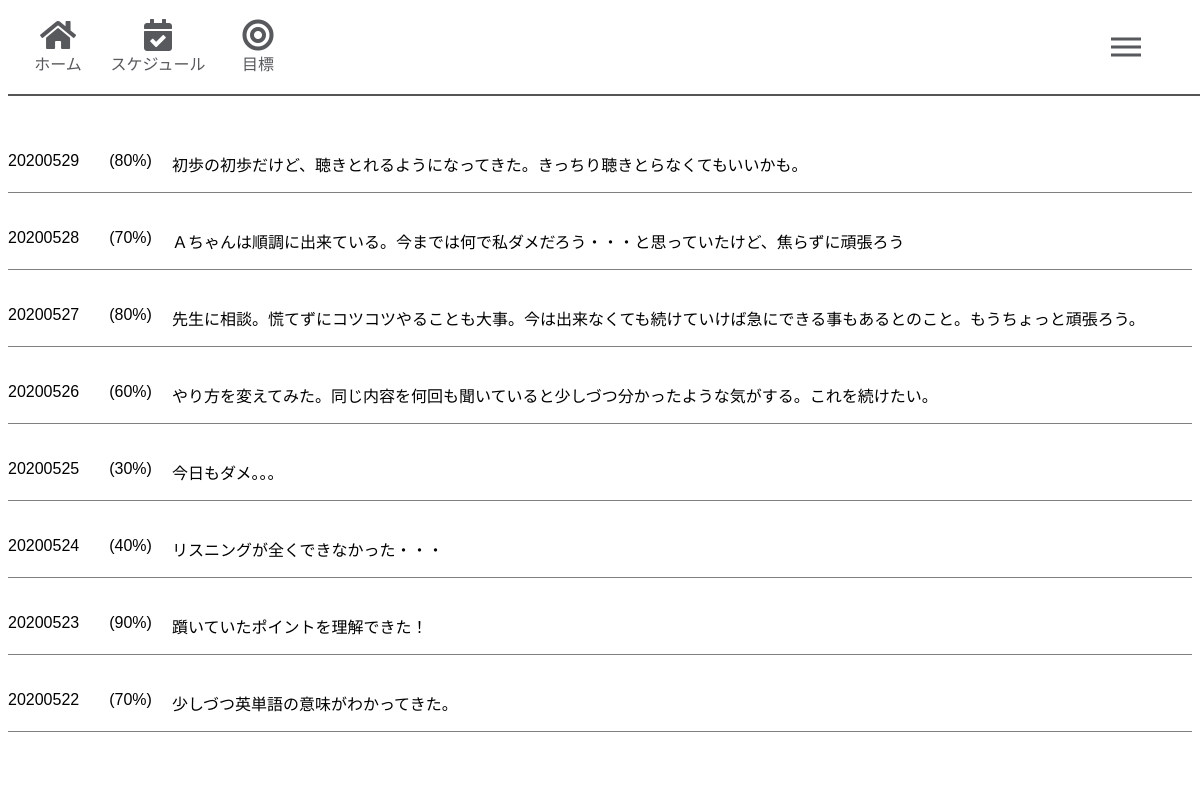
The app's page /log_list (signed in) with its own data.
### tables this page shows
CREATE TABLE "logs" (
	"logid"	INTEGER NOT NULL PRIMARY KEY AUTOINCREMENT,
	"logday"	date,
	"log_hyouka"	INTEGER,
	"log_txt"	TEXT,
	"userid"	INTEGER
);

### app.py (the view)
@app.route("/log_list")
def log_list_post():
    if 'userid' in session :
        userid = session['userid']
        print(userid)
        conn = sqlite3.connect('studymanage.db')
        c = conn.cursor()
        c.execute("select logid,logday,log_hyouka,log_txt from logs where userid = ? order by logid DESC", (userid,))
        log_list = []
        for row in c.fetchall():
            log_list.append({"logid" : row[0],"logday" : row[1], "log_hyouka" : row[2], "log_txt" : row[3]})
        c.close()
        return render_template("log_list.html" , log_list = log_list)
    else:
        return render_template("login.html")

### templates/log_list.html
{% extends "base.html"%}
{% block content %}
<p class="log_list_text"></p>
  {% for item in log_list %}
  <div class="log">
    <div class="day">
      <p>{{item["logday"]}}</p>
    </div>
    <div class="previos">
      <p>({{item["log_hyouka"]}}</p>
      <p>%)</p>
    </div>
    <p>{{item["log_txt"]}}</p>
  </div>
    {% endfor %}
  {% endblock %}

### templates/base.html (shortened to what this page needs)
<!DOCTYPE html>
<html lang="ja">
<head>
    <link href="https://use.fontawesome.com/releases/v5.6.1/css/all.css" rel="stylesheet">
    <link rel="stylesheet" href="../static/css/style.css">
</head>
<body style="margin-top: 0;">
    <header>
        <nav>
            <ul class="header_link">
                <li><a href="/todotop"><i class="fas fa-home fa-2x"></i>ホーム</a></li>
                <li><a href="/schedule_list"><i class="fas fa-calendar-check fa-2x"></i>スケジュール</a></li>
                <li><a href="/targettop"><i class="fas fa-bullseye fa-2x"></i>目標</a></li>
            </ul>
            <div class="hum_menu">
                <div class="buns"></div>
                <div class="patty"></div>
                <div class="buns"></div>
            </div>
            <ul class="hum_link">
                <li><a href="/bookmanage">教材</a></li>
                <li><a href="/log_list">過去の記録</a></li>
                <li><a href="/userinfo">ユーザー情報変更</a></li>
            </ul>
        </nav>
    </header>
    {% block content %}
    {% endblock %}
</body>
</html>

### static/css/style.css (style rules this page uses)
body { font-family: sans-serif; }
header { height: 60px; text-align: center; position: fixed; width: 100%; }
nav { height: 10vh; }
.header_link { display: flex; list-style: none; border-bottom: solid 2px #555; background-color: white; padding: initial; margin-top: 0; margin-bottom: 0; }
.header_link li { width: 100px; justify-content: space-around; flex-direction: column; height: 94px; }
.header_link li a { width: 100px; display: flex; justify-content: space-around; height: 94px; flex-direction: column; justify-content: center; align-items: center; text-decoration: none; color: #57595C; }
.hum_link li a { color: #57595C; text-decoration: none; font-size: 15px; width: 318px; max-width: 340px; padding: 20px 10px; display: flex; letter-spacing: 0.1em; border-bottom: 4px solid gray; border-radius: 8px; margin-top: 20px; box-shadow: 3px 3px 6px -2px #555, 3px 3px 8px rgba(255, 255, 255, 0.8) inset; ; border: none; }
.buns, .patty { width: 30px; height: 3px; background-color: #57595C; margin: 5px; }
nav { position: relative; height: 94px; }
.hum_menu { position: absolute; right: 5%; top: 50%; transform: translate(-5%, -50%); cursor: pointer; z-index: 2; }
.hum_link { position: fixed; background-color: white; height: 100vh; width: 100%; flex-direction: column; clip-path: circle(50px at 90% -10%); -webkit-clip-path: circle(50px at 90% -10%); transition: all is ease-in-out; padding: initial; margin-top: 0; }
.log { padding-top: 20px; display: flex; border-bottom: 1px solid gray; }
.day { padding-right: 30px; }
.previos { padding-right: 20px; display: flex; }
.log_list_text { padding-top: 100px; margin-top: 0; }

### records on screen
logs: logday "20200529", log_hyouka "80", log_txt "初歩の初歩だけど、聴きとれるようになってきた。きっちり聴きとらなくてもいいかも。"
logs: logday "20200528", log_hyouka "70", log_txt "Ａちゃんは順調に出来ている。今までは何で私ダメだろう・・・と思っていたけど、焦らずに頑張ろう"
logs: logday "20200527", log_hyouka "80", log_txt "先生に相談。慌てずにコツコツやることも大事。今は出来なくても続けていけば急にできる事もあるとのこと。もうちょっと頑張ろう。"
logs: logday "20200526", log_hyouka "60", log_txt "やり方を変えてみた。同じ内容を何回も聞いていると少しづつ分かったような気がする。これを続けたい。"
logs: logday "20200525", log_hyouka "30", log_txt "今日もダメ。。。"
logs: logday "20200524", log_hyouka "40", log_txt "リスニングが全くできなかった・・・"
logs: logday "20200523", log_hyouka "90", log_txt "躓いていたポイントを理解できた！"
logs: logday "20200522", log_hyouka "70", log_txt "少しづつ英単語の意味がわかってきた。"
